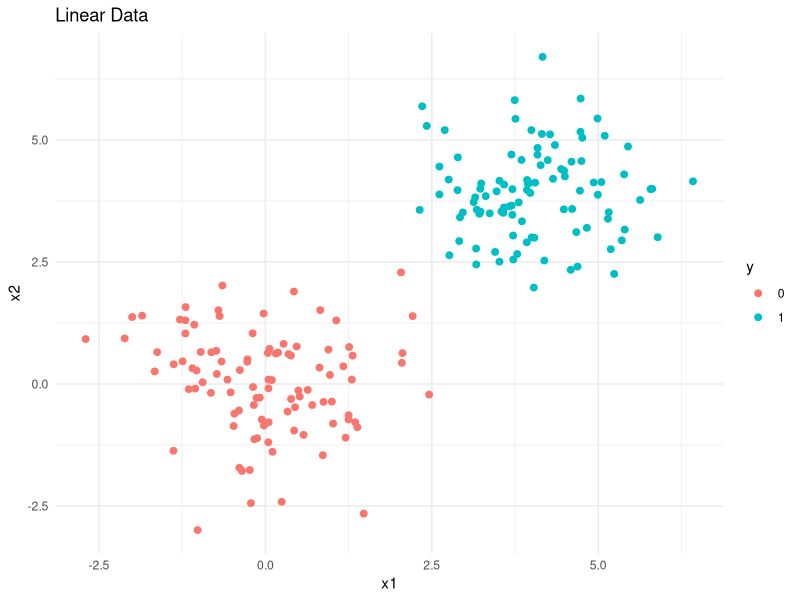
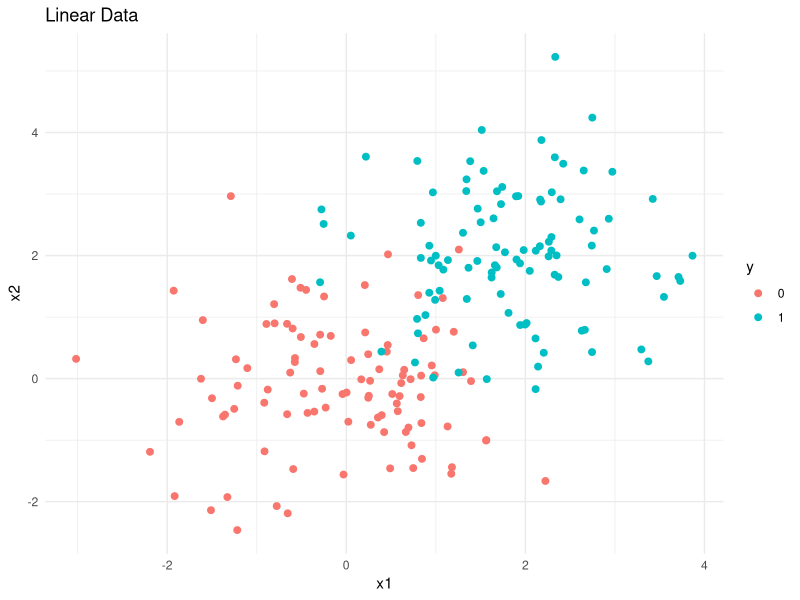
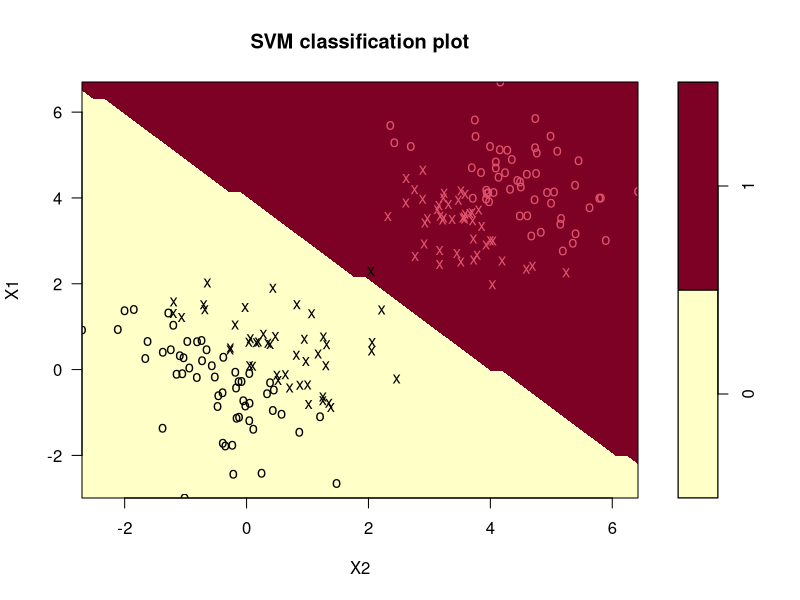
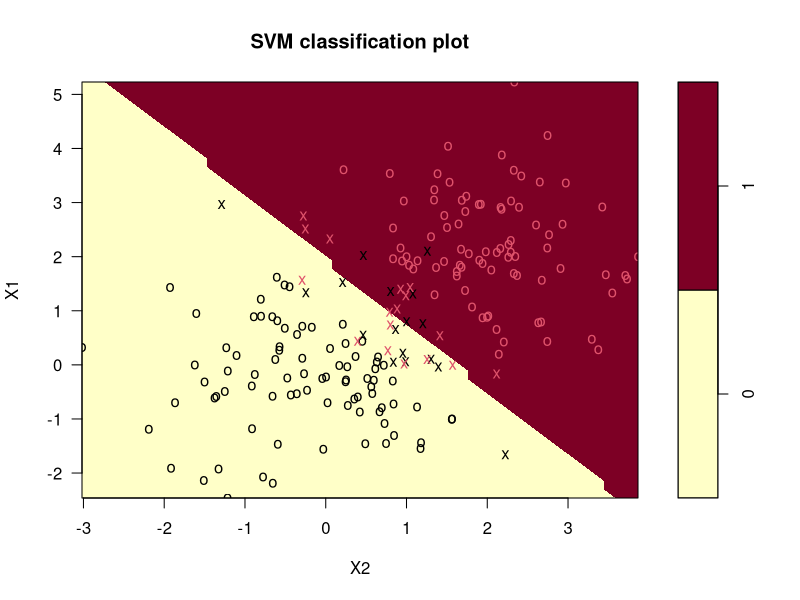
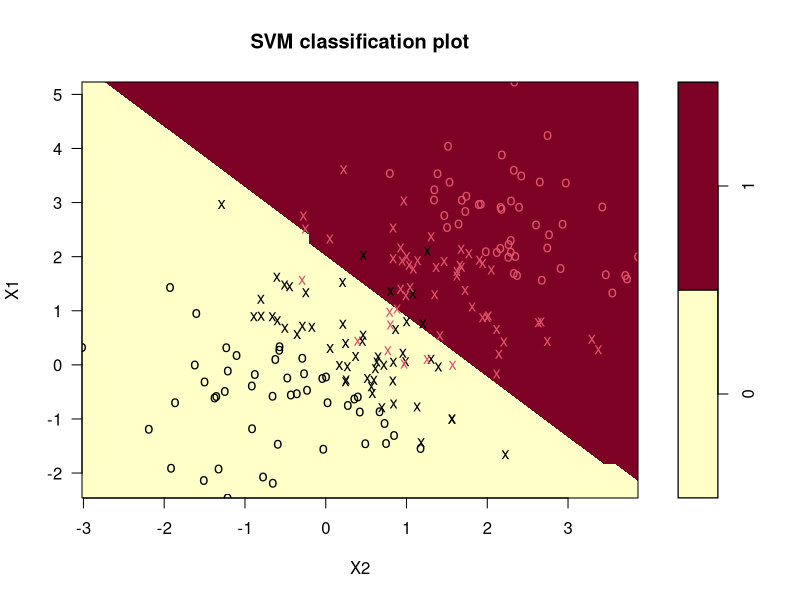
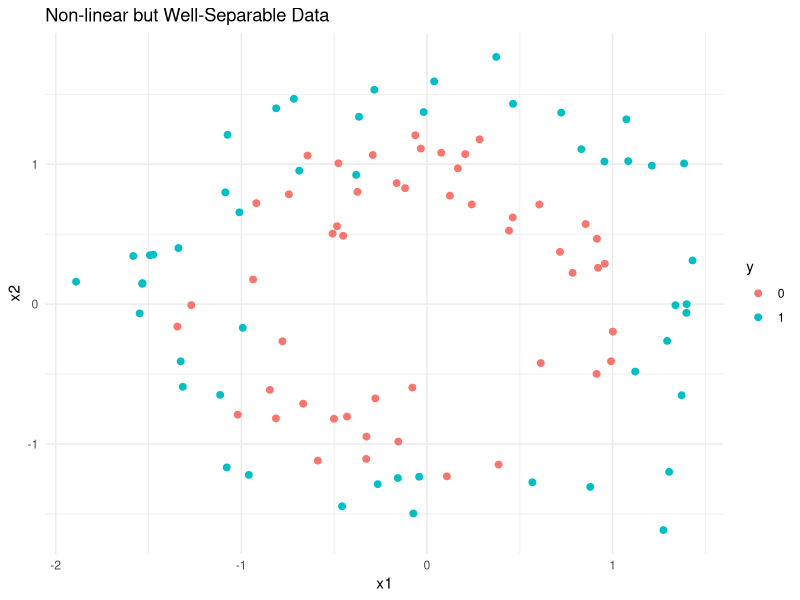
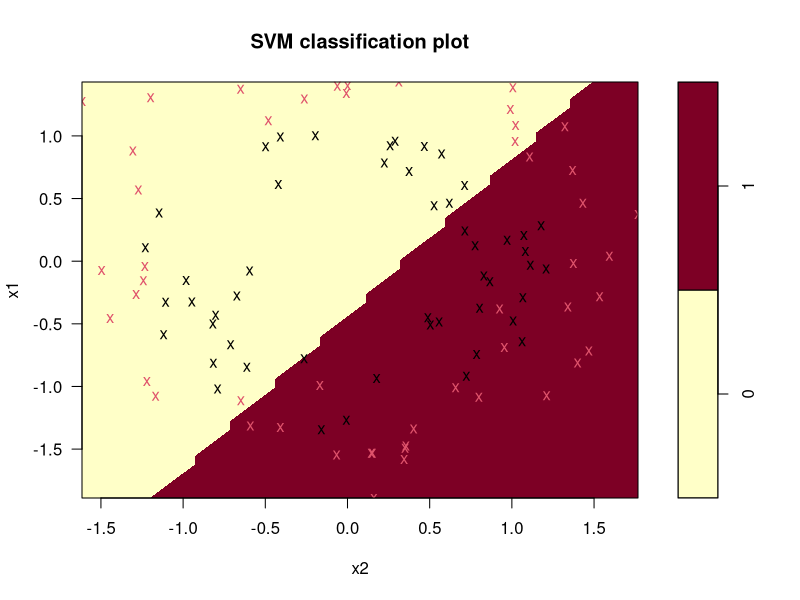
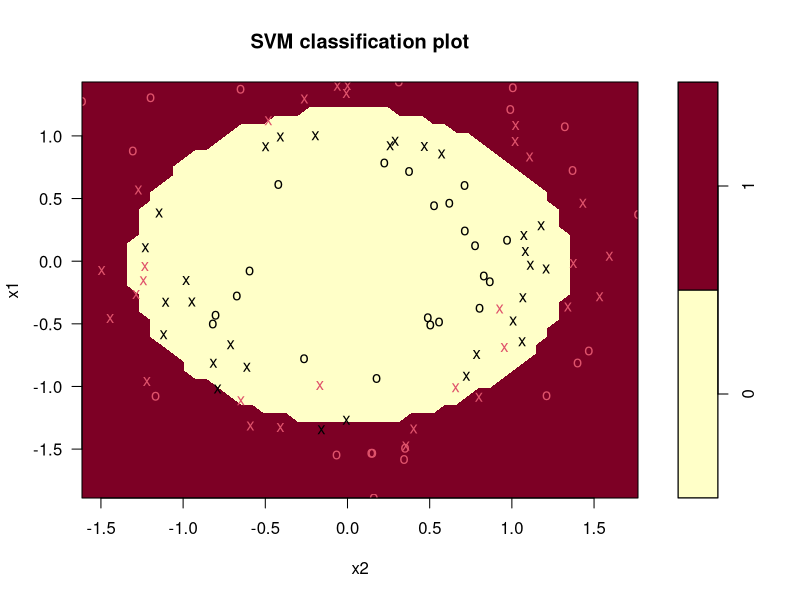

R code for these plots, in order:
library(e1071)
library(ggplot2)

##############################################################################
########################### lineare Daten ####################################
##############################################################################

# Funktion zum Generieren von Daten
generate_linear_data <- function(n, p, mean1, mean2, sd1, sd2) {
  X <- data.frame(matrix(nrow = n, ncol = p))
  y <- as.factor(c(rep(0, n/2), rep(1, n/2)))
  
  for (i in 1:p) {
    X[,i] <- c(rnorm(n/2, mean = mean1, sd = sd1), rnorm(n/2, mean = mean2, sd = sd2))
  }
  
  cbind(y, X)
}

#generiere lineare Daten
set.seed(42)
linear_data_sep <- generate_linear_data(200, 2, 0, 4, 1, 1)

linear_data_nonsep <- generate_linear_data(200, 2, 0, 2, 1, 1)

#plotte ersten beiden Variablen

ggplot(linear_data_sep, aes(x = X2, y = X1, color = y)) +
  geom_point(size = 2) +
  labs(title = "Linear Data", x = "x1", y = "x2") +
  theme_minimal()

ggplot(linear_data_nonsep, aes(x = X2, y = X1, color = y)) +
  geom_point(size = 2) +
  labs(title = "Linear Data", x = "x1", y = "x2") +
  theme_minimal()

#Hyperparameter tunen
tune_linear_sep <- tune(svm,
                    y ~ .,
                    data = linear_data_sep,
                    kernel = "linear",
                    ranges = list(cost = c(0.001, 0.01, 0.1, 1, 5, 10, 100)))

tune_linear_nonsep <- tune(svm,
                        y ~ .,
                        data = linear_data_nonsep,
                        kernel = "linear",
                        ranges = list(cost = c(0.001, 0.01, 0.1, 1, 5, 10, 100)))

tune_radial_nonsep <- tune(svm,
                          y ~ .,
                          data = linear_data_nonsep,
                          kernel = "radial",
                          ranges = list(cost = c(0.001, 0.01, 0.1, 1, 5, 10, 100),
                                        gamma = c(0.001, 0.01, 0.1, 1, 5, 10, 100)))

#bestes model finden
summary(tune_linear_sep)
tune_linear_sep$best.parameters

summary(tune_linear_nonsep)
tune_linear_nonsep$best.parameters

summary(tune_radial_nonsep)
tune_radial_nonsep$best.parameters

#bestes Model erstellen
model1 <- svm(y ~., data = linear_data_sep, kernel = "linear", cost = tune_linear_sep$best.parameters$cost)

model2 <- svm(y ~., data = linear_data_nonsep, kernel = "linear", cost = tune_linear_nonsep$best.parameters$cost)

model3 <- svm(y ~., data = linear_data_nonsep, kernel = "radial", cost = tune_radial_nonsep$best.parameters$cost, gamma = tune_radial_nonsep$best.parameters$gamma)

#Model plotten
plot(model1, linear_data_sep)

plot(model2, linear_data_nonsep)

plot(model3, linear_data_nonsep)

#Anzahl der Support Vectors
summary(model1)

summary(model2)

summary(model3)

#Testdaten kreieren
linear_testdata_sep <- generate_linear_data(200, 2, 0, 4, 1, 1)
linear_testdata_nonsep <- generate_linear_data(200, 2, 0, 2, 1, 1)

# predictions auf Testdaten
prediction_linear_sep <- predict(model1, linear_testdata_sep)
prediction_linear_nonsep <- predict(model2, linear_testdata_nonsep)
prediction_radial_nonsep <- predict(model3, linear_testdata_nonsep)

# Accuracy
confusion_matrix_linear_sep <- table(prediction_linear_sep, linear_testdata_sep$y)
sum(diag(confusion_matrix_linear_sep))/sum(confusion_matrix_linear_sep)

confusion_matrix_linear_nonsep <- table(prediction_linear_nonsep, linear_testdata_nonsep$y)
sum(diag(confusion_matrix_linear_nonsep))/sum(confusion_matrix_linear_nonsep)

confusion_matrix_radial_nonsep <- table(prediction_radial_nonsep, linear_testdata_nonsep$y)
sum(diag(confusion_matrix_radial_nonsep))/sum(confusion_matrix_radial_nonsep)

##############################################################################
####################### nichtlineare Daten, für Radial #######################
##############################################################################

# Funktion zur Erzeugung des Datensatzes
generate_nonlinear_separable_data <- function(n, p) {
  theta <- runif(n, 0, 2 * pi)
  r1 <- 1 + 0.2 * rnorm(n / 2)
  r2 <- 1.5 + 0.2 * rnorm(n / 2)
  
  X <- data.frame(matrix(nrow = n, ncol = p))
  
  for (i in 1:p) {
    if (i %% 2 != 0) {
      X[,i] <- c(r1 * cos(theta[1:(n / 2)]), r2 * cos(theta[(n / 2 + 1):n]))
    } else {
      X[,i] <- c(r1 * sin(theta[1:(n / 2)]), r2 * sin(theta[(n / 2 + 1):n]))
    }
    colnames(X)[i] <- paste0('x', i)
  }
  
  y <- as.factor(c(rep(0, n / 2), rep(1, n / 2)))
  
  cbind(y, X)
}

# kreiere Datensatz
set.seed(24)
data <- generate_nonlinear_separable_data(100, 2)
testdata <- generate_nonlinear_separable_data(100, 2)

# Plotte die ersten beiden Variablen
ggplot(data, aes(x = x1, y = x2, color = y)) +
  geom_point(size = 2) +
  labs(title = "Non-linear but Well-Separable Data", x = "x1", y = "x2") +
  theme_minimal()

#hyperparameter tuning
tune_linear <- tune(svm,
                    y ~ .,
                    data = data,
                    kernel = "linear",
                    ranges = list(cost = c(0.001, 0.01, 0.1, 1, 5, 10, 100)))
tune_radial <- tune(
  svm,
  y ~ .,
  data = data,
  kernel = "radial",
  ranges = list(
    cost = c(0.001, 0.01, 0.1, 1, 5, 10, 100),
    gamma = c(0.001, 0.01, 0.1, 1, 5, 10, 100)
  )
)

#bestes model finden
summary(tune_linear)
tune_linear$best.parameters
summary(tune_radial)
tune_radial$best.parameters

# Modelle mit besten Parametern erstellen
model_linear <-
  svm(
    y ~ .,
    data = data,
    kernel = "linear",
    cost = tune_linear$best.parameters$cost
  )
model_radial <-
  svm(
    y ~ .,
    data = data,
    kernel = "radial",
    cost = tune_radial$best.parameters$cost,
    gamma = tune_radial$best.parameters$gamma
  )

# Model plotten
plot(model_linear, data)
plot(model_radial, data)

# Anzahl Support Vektoren
summary(model_linear)
summary(model_radial)

# auf Testdaten anwenden
prediction_linear <- predict(model_linear, testdata)
prediction_radial <- predict(model_radial, testdata)

# Accuracy
confusion_matrix_linear <- table(prediction_linear, testdata$y)
sum(diag(confusion_matrix_linear))/sum(confusion_matrix_linear)

confusion_matrix_radial <- table(prediction_radial, testdata$y)
sum(diag(confusion_matrix_radial))/sum(confusion_matrix_radial)
